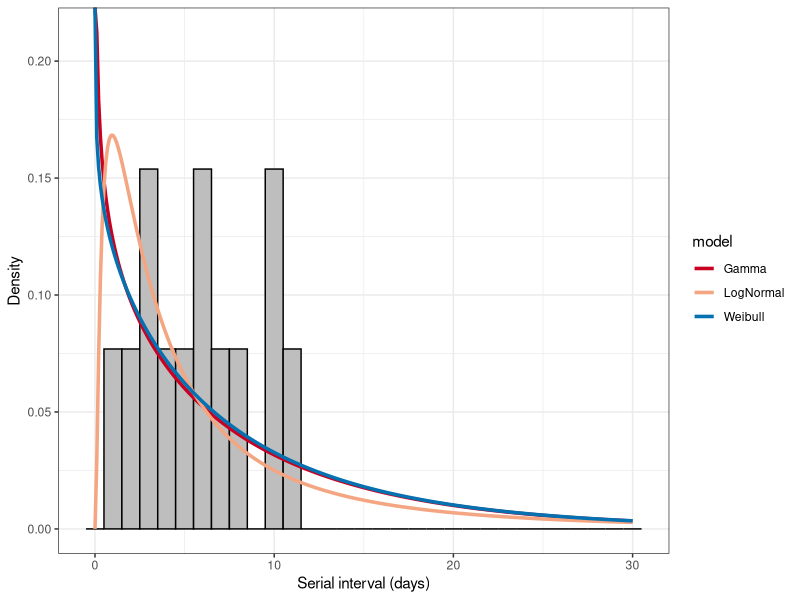

Here is the R script that generated this plot:
############################################################
#Aim: to visualize the fitted models of Ward et al. (2022) BMJ
#Final edit: 16 March 2022
#Editor: Fumi Miura
############################################################
###Procedure
#0. Package 
#1. Data 
#2. Model parameters
#3. Visualization
############################################################

###0. Package -----
library(tidyverse)

###1. Data -----
## raw data of Fig-5
fig5_data <- data.frame( #Retrived from Fig-5 in Ward et al. 
  SI=c(3,3,1,4,5,2,10,6,7,6,8,11,10)
)
## posterior samples of the best fit model (gamma)
output_ukhsa <- read_csv("output_trace.csv") #source: authors' Github https://github.com/OvertonC/Transmission-Dynamics-of-Monkeypox-in-the-United-Kingdom

###2. Model parameters -----
##Gamma; shape=0.804, rate=0.101 (source: posterior means provided on Github)
gamma_output <- output_ukhsa %>%
  summarise(mean(alpha),median(alpha),mean(beta),median(beta)) #0.810 0.804 0.103 0.101 #all chains
shape_gam <- gamma_output$`median(alpha)` #shape = 0.804
rate_gam <- gamma_output$`median(beta)`# rate = 0.101

##Weibull; shape=0.912, scale=7.850 (source: Suup B table, Weibull (ICC))
sig <- 9.0
mu <- 8.2
f <- function(k){sig^2/mu^2 - gamma(1+2/k)/gamma(1+1/k)^2 + 1} #function to translate (sigma,mu) into shape para
shape_wei <- uniroot(f, c(0.1, 10))$root 
scale_wei <- mu/gamma(1+1/shape_wei) 

##Lognormal; para_sd=1.205, para_mu=1.401 (source: Suup B table, lognormal (ICC))
mean_ln <- 8.4
sd_ln <- 15.2
para_sd <- (log((sd_ln^2)/(mean_ln^2) + 1))^(1/2)
para_mu <- log(mean_ln) - (1/2)*para_sd^2

###3. Visualization -----
##data.frame for plot
x_plot <- seq(0,30,by=0.1)
no_model <- 3  #no. of tested models 
model_plot <- data.frame(
  x_plot = rep(x_plot, no_model),
  dens = c(dgamma(x_plot, shape = shape_gam, rate = rate_gam),
           dweibull(x_plot,shape= shape_wei,scale=scale_wei),
           dlnorm(x_plot,meanlog=para_mu,sdlog=para_sd)
  ),
  model = c(rep("Gamma",length(x_plot)),
            rep("Weibull",length(x_plot)),
            rep("LogNormal",length(x_plot)))
)
##ggplot
ggplot() + 
  geom_histogram(data=fig5_data, 
                 mapping = aes(x = SI, y = ..density..),
                 binwidth = 1,
                 colour = 1, fill = "grey") +
  geom_line(data = model_plot,
            mapping = aes(x=x_plot, y=dens, color=model),
            size=1.2) +
  theme_bw()+
  scale_colour_manual(values=c(RColorBrewer::brewer.pal(5, "RdBu")[1],RColorBrewer::brewer.pal(5, "RdBu")[2],RColorBrewer::brewer.pal(5, "RdBu")[5]))+
  labs(x = "Serial interval (days)", y = "Density")
